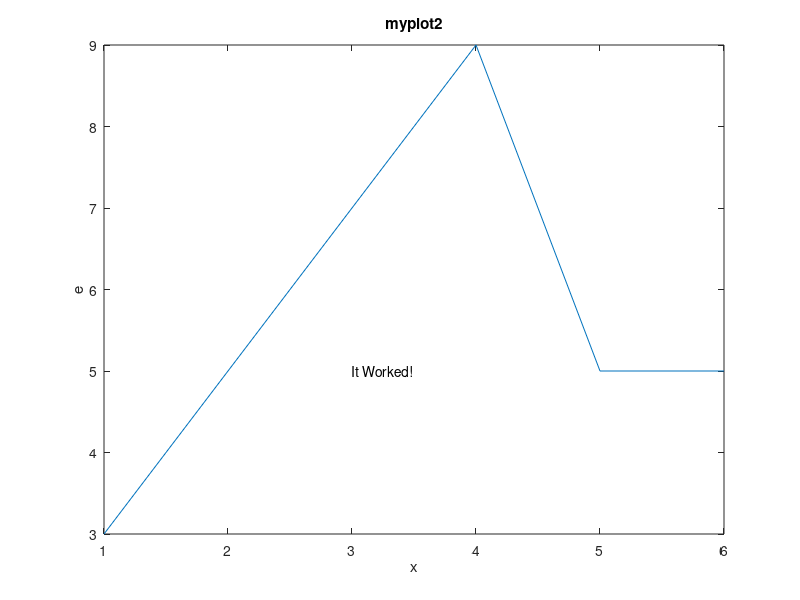

MATLAB code for this plot:
%unfreeze figure window
hold off; 
%create vector from 2-12 increasing by two
c=2:2:12;
%change elements 5-6 to 4
c(5:6)=4;
%create vector of ones
d=ones(1,6); 
%add vector d and c
e=d+c; 
%create vector from 1-6 increasing by one
x=1:1:6; 
%plot x(horizontal) with e(vertical)
plot(x,e); 
%create title
title('myplot2');
%label x axis
xlabel('x'); 
%label y axis
ylabel('e'); 
%create text on plot
text(3,5,'It Worked!'); 